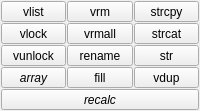
         <widget class="QFrame" name="frame_6">
          <property name="sizePolicy">
           <sizepolicy hsizetype="Expanding" vsizetype="Expanding">
            <horstretch>0</horstretch>
            <verstretch>0</verstretch>
           </sizepolicy>
          </property>
          <property name="font">
           <font>
            <weight>50</weight>
            <bold>false</bold>
           </font>
          </property>
          <layout class="QGridLayout" name="gridLayout_27">
           <property name="leftMargin">
            <number>1</number>
           </property>
           <property name="topMargin">
            <number>1</number>
           </property>
           <property name="rightMargin">
            <number>1</number>
           </property>
           <property name="bottomMargin">
            <number>1</number>
           </property>
           <property name="spacing">
            <number>1</number>
           </property>
           <item row="0" column="1">
            <layout class="QGridLayout" name="gridLayout_6">
             <item row="1" column="1">
              <widget class="QToolButton" name="btnVrmall">
               <property name="sizePolicy">
                <sizepolicy hsizetype="Expanding" vsizetype="Expanding">
                 <horstretch>0</horstretch>
                 <verstretch>0</verstretch>
                </sizepolicy>
               </property>
               <property name="font">
                <font>
                 <weight>50</weight>
                 <bold>false</bold>
                </font>
               </property>
               <property name="focusPolicy">
                <enum>Qt::NoFocus</enum>
               </property>
               <property name="text">
                <string>vrmall</string>
               </property>
              </widget>
             </item>
             <item row="0" column="1">
              <widget class="QToolButton" name="btnVrm">
               <property name="sizePolicy">
                <sizepolicy hsizetype="Expanding" vsizetype="Expanding">
                 <horstretch>0</horstretch>
                 <verstretch>0</verstretch>
                </sizepolicy>
               </property>
               <property name="font">
                <font>
                 <weight>50</weight>
                 <bold>false</bold>
                </font>
               </property>
               <property name="focusPolicy">
                <enum>Qt::NoFocus</enum>
               </property>
               <property name="text">
                <string>vrm</string>
               </property>
              </widget>
             </item>
             <item row="2" column="3">
              <widget class="QToolButton" name="btnVstr">
               <property name="sizePolicy">
                <sizepolicy hsizetype="Expanding" vsizetype="Expanding">
                 <horstretch>0</horstretch>
                 <verstretch>0</verstretch>
                </sizepolicy>
               </property>
               <property name="font">
                <font>
                 <weight>50</weight>
                 <bold>false</bold>
                </font>
               </property>
               <property name="focusPolicy">
                <enum>Qt::NoFocus</enum>
               </property>
               <property name="text">
                <string>str</string>
               </property>
              </widget>
             </item>
             <item row="0" column="3">
              <widget class="QToolButton" name="btnVexp">
               <property name="sizePolicy">
                <sizepolicy hsizetype="Expanding" vsizetype="Expanding">
                 <horstretch>0</horstretch>
                 <verstretch>0</verstretch>
                </sizepolicy>
               </property>
               <property name="font">
                <font>
                 <weight>50</weight>
                 <bold>false</bold>
                </font>
               </property>
               <property name="focusPolicy">
                <enum>Qt::NoFocus</enum>
               </property>
               <property name="text">
                <string>strcpy</string>
               </property>
              </widget>
             </item>
             <item row="1" column="3">
              <widget class="QToolButton" name="btnVcat">
               <property name="sizePolicy">
                <sizepolicy hsizetype="Expanding" vsizetype="Expanding">
                 <horstretch>0</horstretch>
                 <verstretch>0</verstretch>
                </sizepolicy>
               </property>
               <property name="font">
                <font>
                 <weight>50</weight>
                 <bold>false</bold>
                </font>
               </property>
               <property name="focusPolicy">
                <enum>Qt::NoFocus</enum>
               </property>
               <property name="text">
                <string>strcat</string>
               </property>
              </widget>
             </item>
             <item row="2" column="0">
              <widget class="QToolButton" name="btnVunlock">
               <property name="sizePolicy">
                <sizepolicy hsizetype="Expanding" vsizetype="Expanding">
                 <horstretch>0</horstretch>
                 <verstretch>0</verstretch>
                </sizepolicy>
               </property>
               <property name="font">
                <font>
                 <weight>50</weight>
                 <bold>false</bold>
                </font>
               </property>
               <property name="focusPolicy">
                <enum>Qt::NoFocus</enum>
               </property>
               <property name="text">
                <string>vunlock</string>
               </property>
              </widget>
             </item>
             <item row="1" column="0">
              <widget class="QToolButton" name="btnVlock">
               <property name="sizePolicy">
                <sizepolicy hsizetype="Expanding" vsizetype="Expanding">
                 <horstretch>0</horstretch>
                 <verstretch>0</verstretch>
                </sizepolicy>
               </property>
               <property name="font">
                <font>
                 <weight>50</weight>
                 <bold>false</bold>
                </font>
               </property>
               <property name="focusPolicy">
                <enum>Qt::NoFocus</enum>
               </property>
               <property name="text">
                <string>vlock</string>
               </property>
              </widget>
             </item>
             <item row="0" column="0">
              <widget class="QToolButton" name="btnVlist">
               <property name="sizePolicy">
                <sizepolicy hsizetype="Expanding" vsizetype="Expanding">
                 <horstretch>0</horstretch>
                 <verstretch>0</verstretch>
                </sizepolicy>
               </property>
               <property name="font">
                <font>
                 <weight>50</weight>
                 <bold>false</bold>
                </font>
               </property>
               <property name="focusPolicy">
                <enum>Qt::NoFocus</enum>
               </property>
               <property name="text">
                <string>vlist</string>
               </property>
              </widget>
             </item>
             <item row="2" column="1">
              <widget class="QToolButton" name="btnVren">
               <property name="sizePolicy">
                <sizepolicy hsizetype="Expanding" vsizetype="Expanding">
                 <horstretch>0</horstretch>
                 <verstretch>0</verstretch>
                </sizepolicy>
               </property>
               <property name="font">
                <font>
                 <weight>50</weight>
                 <bold>false</bold>
                </font>
               </property>
               <property name="focusPolicy">
                <enum>Qt::NoFocus</enum>
               </property>
               <property name="text">
                <string>rename</string>
               </property>
              </widget>
             </item>
             <item row="3" column="0">
              <widget class="QToolButton" name="btnArray">
               <property name="sizePolicy">
                <sizepolicy hsizetype="Expanding" vsizetype="Expanding">
                 <horstretch>0</horstretch>
                 <verstretch>0</verstretch>
                </sizepolicy>
               </property>
               <property name="font">
                <font>
                 <weight>50</weight>
                 <italic>true</italic>
                 <bold>false</bold>
                </font>
               </property>
               <property name="focusPolicy">
                <enum>Qt::NoFocus</enum>
               </property>
               <property name="text">
                <string>array</string>
               </property>
              </widget>
             </item>
             <item row="3" column="1">
              <widget class="QToolButton" name="btnAfill">
               <property name="sizePolicy">
                <sizepolicy hsizetype="Expanding" vsizetype="Expanding">
                 <horstretch>0</horstretch>
                 <verstretch>0</verstretch>
                </sizepolicy>
               </property>
               <property name="font">
                <font>
                 <weight>50</weight>
                 <bold>false</bold>
                </font>
               </property>
               <property name="focusPolicy">
                <enum>Qt::NoFocus</enum>
               </property>
               <property name="text">
                <string>fill</string>
               </property>
              </widget>
             </item>
             <item row="3" column="3">
              <widget class="QToolButton" name="btnVDup">
               <property name="sizePolicy">
                <sizepolicy hsizetype="Expanding" vsizetype="Expanding">
                 <horstretch>0</horstretch>
                 <verstretch>0</verstretch>
                </sizepolicy>
               </property>
               <property name="text">
                <string>vdup</string>
               </property>
              </widget>
             </item>
            </layout>
           </item>
           <item row="1" column="1">
            <widget class="QToolButton" name="btnRecalc">
             <property name="sizePolicy">
              <sizepolicy hsizetype="Expanding" vsizetype="Expanding">
               <horstretch>0</horstretch>
               <verstretch>0</verstretch>
              </sizepolicy>
             </property>
             <property name="font">
              <font>
               <weight>50</weight>
               <italic>true</italic>
               <bold>false</bold>
               <underline>false</underline>
               <strikeout>false</strikeout>
              </font>
             </property>
             <property name="focusPolicy">
              <enum>Qt::NoFocus</enum>
             </property>
             <property name="text">
              <string>recalc</string>
             </property>
            </widget>
           </item>
          </layout>
         </widget>
